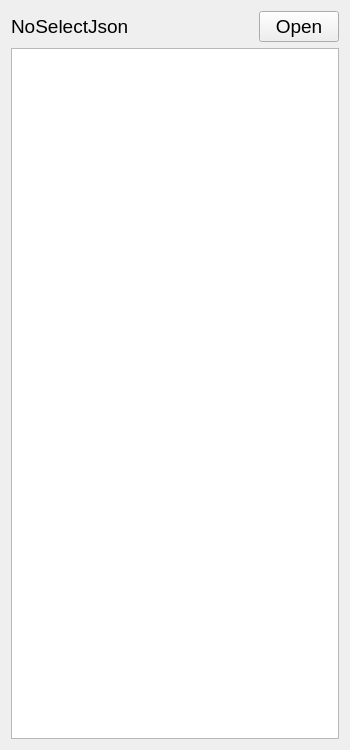
<?xml version="1.0" encoding="UTF-8"?>
<ui version="4.0">
 <class>DnDDataViewerWidget</class>
 <widget class="QWidget" name="DnDDataViewerWidget">
  <property name="geometry">
   <rect>
    <x>0</x>
    <y>0</y>
    <width>350</width>
    <height>750</height>
   </rect>
  </property>
  <property name="minimumSize">
   <size>
    <width>350</width>
    <height>750</height>
   </size>
  </property>
  <property name="maximumSize">
   <size>
    <width>600</width>
    <height>16777215</height>
   </size>
  </property>
  <property name="windowTitle">
   <string>Form</string>
  </property>
  <layout class="QVBoxLayout" name="verticalLayout">
   <item>
    <layout class="QHBoxLayout" name="horizontalLayout">
     <item>
      <widget class="QLabel" name="dataLabel">
       <property name="font">
        <font>
         <family>Arial</family>
         <pointsize>14</pointsize>
        </font>
       </property>
       <property name="text">
        <string>NoSelectJson</string>
       </property>
      </widget>
     </item>
     <item>
      <spacer name="horizontalSpacer">
       <property name="orientation">
        <enum>Qt::Horizontal</enum>
       </property>
       <property name="sizeHint" stdset="0">
        <size>
         <width>40</width>
         <height>20</height>
        </size>
       </property>
      </spacer>
     </item>
     <item>
      <widget class="QPushButton" name="openButton">
       <property name="font">
        <font>
         <family>Arial</family>
         <pointsize>14</pointsize>
        </font>
       </property>
       <property name="text">
        <string>Open</string>
       </property>
      </widget>
     </item>
    </layout>
   </item>
   <item>
    <widget class="QListWidget" name="listWidget"/>
   </item>
  </layout>
 </widget>
 <resources/>
 <connections/>
</ui>
